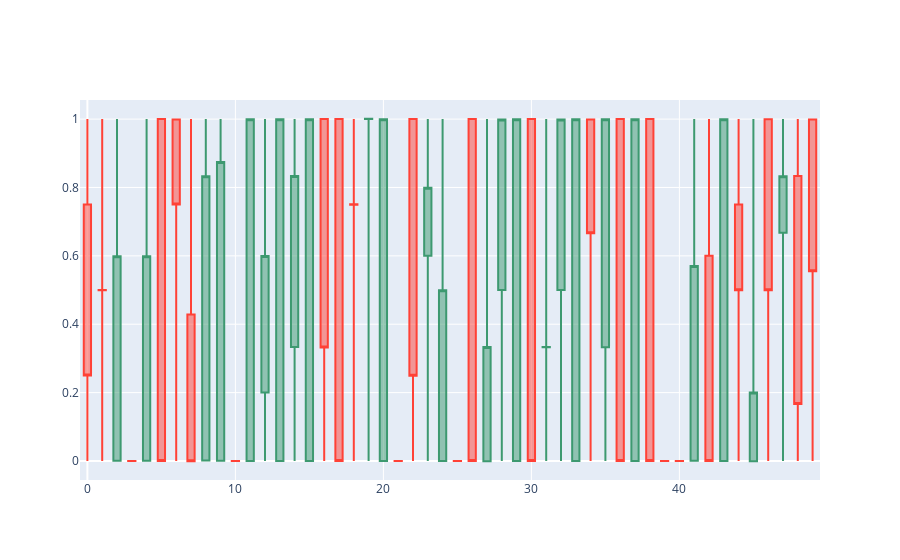
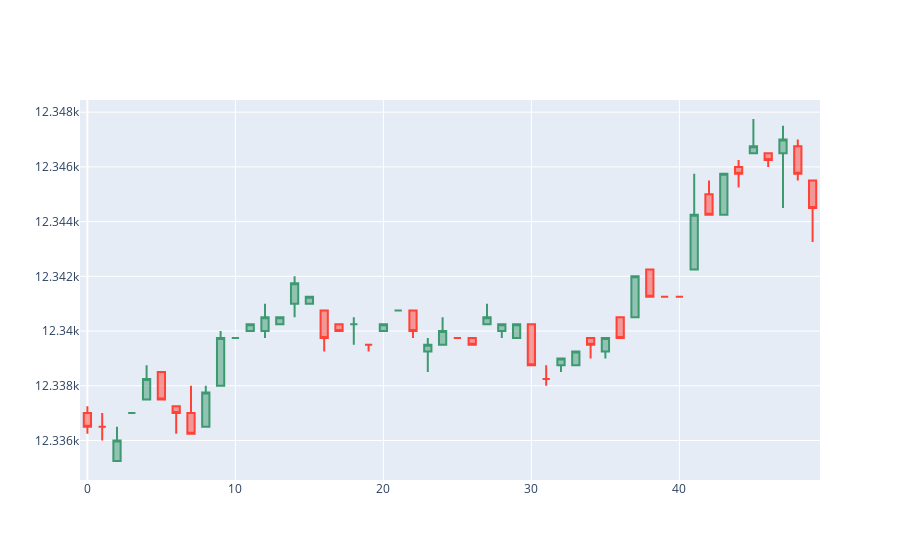

Source (notebook cell) for these figures, in order:
### Code cell
#Plot the same candle chart for a validation set. Note that traning set was only 10K candles our of 350K in full dataset.
#Below we try to use rest of 340K candles as validation and check it accuracy ;-). Traning set accuracy was 99%

candles_validate = torch.tensor(df1.iloc[10000:].values,dtype=torch.float)
candles_validate_norm = MinMaxNorm(candles_validate,dim=1)

with torch.inference_mode():
    out_validate = model0(candles_validate_norm)
    print(f'Validation set accuracy: {accuracy(out_validate,candles_validate_norm,1e-3)*100 :.2f}%')

plot_sample(out_validate[1000:1050].detach().numpy())
plot_sample(candles_validate[1000:1050].detach().numpy())
